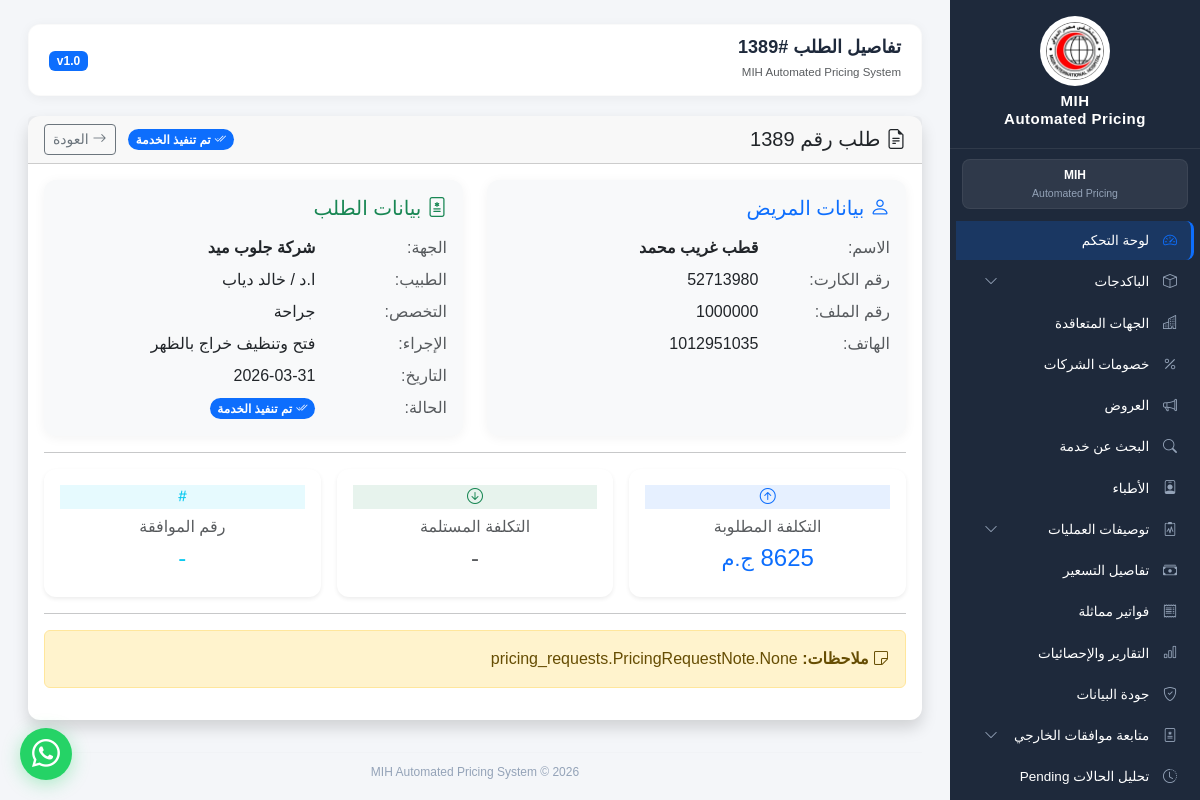
/external-approvals/1389/, run on the app's committed database.
### pricing_requests/models.py (models this page shows, shortened)
class PricingRequest(models.Model):
    STATUS_CHOICES = [
    ("pending", "Pending"),
    ("approved", "Approved"),
    ("rejected", "Rejected"),
    ("service_done", "Service Done"),
    ("patient_refused", "Patient Refused"),
    ("unknown", "Unknown"),
]
    patient = models.ForeignKey(
        Patient,
        on_delete=models.CASCADE,
        related_name="pricing_requests"
    )
    entity = models.ForeignKey(
        ContractEntity,
        on_delete=models.PROTECT,
        related_name="pricing_requests"
    )
    sub_company = models.ForeignKey(
        SubCompany,
        on_delete=models.SET_NULL,
        null=True,
        blank=True,
        related_name="pricing_requests"
    )
    doctor_name = models.CharField(
        max_length=255
    )
    specialty = models.ForeignKey(
        Specialty,
        on_delete=models.PROTECT,
        related_name="pricing_requests"
    )
    procedure_name = models.CharField(
        max_length=500
    )
    requested_cost = models.DecimalField(
        max_digits=12,
        decimal_places=2,
        blank=True,
        null=True
    )
    received_cost = models.DecimalField(
        max_digits=12,
        decimal_places=2,
        blank=True,
        null=True
    )
    main_status = models.CharField(
    max_length=100,
    blank=True,
    null=True
    )
    billing_status = models.CharField(
    max_length=100,
    blank=True,
    null=True
    )
    approval_number = models.CharField(
    max_length=100,
    blank=True,
    null=True
)
    approval_date = models.DateField(
        blank=True,
        null=True
    )
    approval_expiry_date = models.DateField(
        blank=True,
        null=True
    )
    account_number = models.CharField(
        max_length=100,
        blank=True,
        null=True
    )
    expected_admission_date = models.DateField(
        blank=True,
        null=True
    )
    service_date = models.DateField(
    blank=True,
    null=True
)
    status = models.CharField(
        max_length=30,
        choices=STATUS_CHOICES,
        default="pending"
    )
    created_by = models.ForeignKey(
    User,
    on_delete=models.SET_NULL,
    null=True,
    blank=True,
    related_name="created_pricing_requests"
)
    agent_1 = models.ForeignKey(
    User,
    on_delete=models.SET_NULL,
    null=True,
    blank=True,
    related_name="agent1_requests"
)
    agent_2 = models.ForeignKey(
    User,
    on_delete=models.SET_NULL,
    null=True,
    blank=True,
    related_name="agent2_requests"
)
    created_at = models.DateTimeField(
        auto_now_add=True
    )
    updated_at = models.DateTimeField(
        auto_now=True
    )
    request_date = models.DateField(
    blank=True,
    null=True
)
    class Meta:
        verbose_name = "طلب تسعير"
        verbose_name_plural = "طلبات التسعير"
        indexes = [
        models.Index(fields=["status"]),
        models.Index(fields=["entity"]),
        models.Index(fields=["specialty"]),
        models.Index(fields=["expected_admission_date"]),
    ]

class Patient(models.Model):
    full_name = models.CharField(
        max_length=255
    )
    card_number = models.CharField(
        max_length=100,
        blank=True,
        null=True
    )
    phone = models.CharField(
        max_length=20,
        blank=True,
        null=True
    )
    medical_number = models.CharField(
    max_length=100,
    unique=True,
    blank=True,
    null=True
    )
    notes = models.TextField(
        blank=True,
        null=True
    )
    created_at = models.DateTimeField(
        auto_now_add=True
    )
    class Meta:
        verbose_name = "مريض"
        verbose_name_plural = "المرضى"

### contracts/models.py (models this page shows, shortened)
class ContractEntity(models.Model):
    name = models.CharField(
        max_length=255,
        unique=True
    )
    contract_type = models.CharField(
        max_length=100,
        blank=True,
        null=True
    )
    notes = models.TextField(
        blank=True,
        null=True
    )
    is_active = models.BooleanField(
        default=True
    )
    created_at = models.DateTimeField(
        auto_now_add=True
    )
    updated_at = models.DateTimeField(
        auto_now=True
    )
    class Meta:
        verbose_name = "الجهة"
        verbose_name_plural = "الجهات المتعاقدة"
        ordering = ["name"]

### medical_catalog/models.py (models this page shows, shortened)
class Specialty(models.Model):
    name = models.CharField(
        max_length=255,
        unique=True,
        verbose_name="اسم التخصص"
    )
    color = models.CharField(
        max_length=50,
        blank=True,
        null=True,
        verbose_name="اللون"
    )
    icon = models.CharField(
        max_length=100,
        blank=True,
        null=True,
        verbose_name="الأيقونة"
    )
    is_active = models.BooleanField(default=True)
    created_at = models.DateTimeField(auto_now_add=True)
    updated_at = models.DateTimeField(auto_now=True)
    class Meta:
        verbose_name = "التخصص"
        verbose_name_plural = "التخصصات"
        ordering = ["name"]

### frontend/views.py (the view)
def approval_detail(request, pk):
    approval = get_object_or_404(
        PricingRequest.objects.select_related(
            "patient",
            "entity",
            "specialty"
        ),
        pk=pk
    )
    return render(
        request,
        "frontend/approval_detail.html",
        {
            "approval": approval
        }
    )

### frontend/templates/frontend/approval_detail.html
{% extends 'frontend/base.html' %}
{% block page_title %}
تفاصيل الطلب #{{ approval.id }}
{% endblock %}
{% block content %}
<div class="card shadow border-0 hover-shadow">
    <div class="card-header d-flex justify-content-between align-items-center">
        <h5 class="mb-0">
            <i class="bi bi-file-earmark-text"></i>
            طلب رقم {{ approval.id }}
        </h5>
        <div>
            {% if approval.status == "approved" %}
                <span class="badge bg-success rounded-pill">
                    <i class="bi bi-check-circle"></i> تمت الموافقة
                </span>
            {% elif approval.status == "pending" %}
                <span class="badge bg-warning text-dark rounded-pill">
                    <i class="bi bi-clock"></i> قيد الانتظار
                </span>
            {% elif approval.status == "rejected" %}
                <span class="badge bg-danger rounded-pill">
                    <i class="bi bi-x-circle"></i> مرفوضة
                </span>
            {% elif approval.status == "service_done" %}
                <span class="badge bg-primary rounded-pill">
                    <i class="bi bi-check2-all"></i> تم تنفيذ الخدمة
                </span>
            {% elif approval.status == "patient_refused" %}
                <span class="badge bg-secondary rounded-pill">
                    <i class="bi bi-person-x"></i> رفض المريض
                </span>
            {% else %}
                <span class="badge bg-dark rounded-pill">
                    {{ approval.status }}
                </span>
            {% endif %}
            <a href="{% url 'external_approvals' %}" class="btn btn-outline-secondary btn-sm ms-2">
                <i class="bi bi-arrow-right"></i> العودة
            </a>
        </div>
    </div>
    <div class="card-body">
        <div class="row g-4">
            <div class="col-md-6">
                <div class="card bg-light border-0 h-100">
                    <div class="card-body">
                        <h5 class="text-primary mb-3">
                            <i class="bi bi-person"></i>
                            بيانات المريض
                        </h5>
                        <div class="row g-2">
                            <div class="col-4 text-muted">الاسم:</div>
                            <div class="col-8 fw-bold">{{ approval.patient.full_name }}</div>
                            <div class="col-4 text-muted">رقم الكارت:</div>
                            <div class="col-8">{{ approval.patient.card_number }}</div>
                            <div class="col-4 text-muted">رقم الملف:</div>
                            <div class="col-8">{{ approval.patient.medical_number }}</div>
                            <div class="col-4 text-muted">الهاتف:</div>
                            <div class="col-8">{{ approval.patient.phone }}</div>
                        </div>
                    </div>
                </div>
            </div>
            <div class="col-md-6">
                <div class="card bg-light border-0 h-100">
                    <div class="card-body">
                        <h5 class="text-success mb-3">
                            <i class="bi bi-file-medical"></i>
                            بيانات الطلب
                        </h5>
                        <div class="row g-2">
                            <div class="col-4 text-muted">الجهة:</div>
                            <div class="col-8 fw-bold">{{ approval.entity.name }}</div>
                            <div class="col-4 text-muted">الطبيب:</div>
                            <div class="col-8">{{ approval.doctor_name }}</div>
                            <div class="col-4 text-muted">التخصص:</div>
                            <div class="col-8">{{ approval.specialty.name }}</div>
                            <div class="col-4 text-muted">الإجراء:</div>
                            <div class="col-8">{{ approval.procedure_name }}</div>
                            <div class="col-4 text-muted">التاريخ:</div>
                            <div class="col-8">{{ approval.request_date|date:"Y-m-d" }}</div>
                            <div class="col-4 text-muted">الحالة:</div>
                            <div class="col-8">
                                {% if approval.status == "approved" %}
                                    <span class="badge bg-success rounded-pill">
                                        <i class="bi bi-check-circle"></i> تمت الموافقة
                                    </span>
                                {% elif approval.status == "pending" %}
                                    <span class="badge bg-warning text-dark rounded-pill">
                                        <i class="bi bi-clock"></i> قيد الانتظار
                                    </span>
                                {% elif approval.status == "rejected" %}
                                    <span class="badge bg-danger rounded-pill">
                                        <i class="bi bi-x-circle"></i> مرفوضة
                                    </span>
                                {% elif approval.status == "service_done" %}
                                    <span class="badge bg-primary rounded-pill">
                                        <i class="bi bi-check2-all"></i> تم تنفيذ الخدمة
                                    </span>
                                {% elif approval.status == "patient_refused" %}
                                    <span class="badge bg-secondary rounded-pill">
                                        <i class="bi bi-person-x"></i> رفض المريض
                                    </span>
                                {% else %}
                                    <span class="badge bg-dark rounded-pill">
                                        {{ approval.status }}
                                    </span>
                                {% endif %}
                            </div>
                        </div>
                    </div>
                </div>
            </div>
        </div>
        <hr>
        <div class="row g-3">
            <div class="col-md-4">
                <div class="card border-primary shadow-sm text-center hover-shadow">
                    <div class="card-body">
                        <div class="icon-circle bg-primary bg-opacity-10 mb-2 mx-auto">
                            <i class="bi bi-arrow-up-circle text-primary"></i>
                        </div>
                        <h6 class="text-muted">التكلفة المطلوبة</h6>
                        <h4 class="text-primary">
                            {{ approval.requested_cost|floatformat:0 }} <small>ج.م</small>
                        </h4>
                    </div>
                </div>
            </div>
            <div class="col-md-4">
                <div class="card border-success shadow-sm text-center hover-shadow">
                    <div class="card-body">
                        <div class="icon-circle bg-success bg-opacity-10 mb-2 mx-auto">
                            <i class="bi bi-arrow-down-circle text-success"></i>
                        </div>
                        <h6 class="text-muted">التكلفة المستلمة</h6>
                        <h4 class="text-success">
                            {% if approval.received_cost %}
                                {{ approval.received_cost|floatformat:0 }} <small>ج.م</small>
                            {% else %}
                                <span class="text-muted">-</span>
                            {% endif %}
                        </h4>
                    </div>
                </div>
            </div>
            <div class="col-md-4">
                <div class="card border-info shadow-sm text-center hover-shadow">
                    <div class="card-body">
                        <div class="icon-circle bg-info bg-opacity-10 mb-2 mx-auto">
                            <i class="bi bi-hash text-info"></i>
                        </div>
                        <h6 class="text-muted">رقم الموافقة</h6>
                        <h4 class="text-info">
                            {{ approval.approval_number|default:"-" }}
                        </h4>
                    </div>
                </div>
            </div>
        </div>
        {% if approval.notes %}
        <hr>
        <div class="row">
            <div class="col-12">
                <div class="alert alert-warning">
                    <i class="bi bi-sticky"></i>
                    <strong>ملاحظات:</strong>
                    {{ approval.notes }}
                </div>
            </div>
        </div>
        {% endif %}
    </div>
</div>
{% endblock %}

### frontend/templates/frontend/base.html (style rules this page uses)
:root { --sidebar-bg: #1e293b; --sidebar-hover: rgba(255,255,255,0.12); --sidebar-active: #0d6efd; --text-white: #ffffff; --text-muted: #94a3b8; --card-shadow: 0 2px 12px rgba(0,0,0,0.05); --card-shadow-hover: 0 6px 25px rgba(0,0,0,0.1); --border-radius: 12px; --transition-speed: 0.3s; }
* { margin: 0; padding: 0; box-sizing: border-box; }
html, body { height: 100%; }
body { background: #f4f6f9; font-family: Tahoma, sans-serif; display: flex; flex-direction: column; }
.card { border: none; border-radius: var(--border-radius); box-shadow: var(--card-shadow); transition: all var(--transition-speed) ease; background: white; }

### data on the page
PricingRequest: id "1389", patient.full_name "قطب غريب محمد", patient.card_number "52713980", patient.medical_number "1000000", patient.phone "1012951035", entity.name "شركة جلوب ميد", doctor_name "ا.د / خالد دياب", specialty.name "جراحة", procedure_name "فتح وتنظيف خراج بالظهر", request_date "2026-03-31", requested_cost "8625", approval_number "-", notes "pricing_requests.PricingRequestNote.None"
